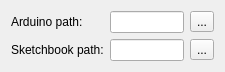
<?xml version="1.0" encoding="UTF-8"?>
<ui version="4.0">
 <class>ConfigPaths</class>
 <widget class="QWidget" name="ConfigPaths">
  <property name="geometry">
   <rect>
    <x>0</x>
    <y>0</y>
    <width>225</width>
    <height>64</height>
   </rect>
  </property>
  <property name="windowTitle">
   <string>Form</string>
  </property>
  <layout class="QFormLayout" name="formLayout">
   <item row="0" column="0">
    <widget class="QLabel" name="label">
     <property name="text">
      <string>Arduino path:</string>
     </property>
    </widget>
   </item>
   <item row="0" column="1">
    <layout class="QHBoxLayout" name="horizontalLayout_2">
     <item>
      <widget class="QLineEdit" name="arduinoPathEdit"/>
     </item>
     <item>
      <widget class="QToolButton" name="arduinoPathButton">
       <property name="text">
        <string>...</string>
       </property>
      </widget>
     </item>
    </layout>
   </item>
   <item row="1" column="0">
    <widget class="QLabel" name="label_2">
     <property name="text">
      <string>Sketchbook path:</string>
     </property>
    </widget>
   </item>
   <item row="1" column="1">
    <layout class="QHBoxLayout" name="horizontalLayout">
     <item>
      <widget class="QLineEdit" name="sketchbookPathEdit"/>
     </item>
     <item>
      <widget class="QToolButton" name="sketchbookPathButton">
       <property name="text">
        <string>...</string>
       </property>
      </widget>
     </item>
    </layout>
   </item>
  </layout>
 </widget>
 <resources/>
 <connections/>
</ui>
